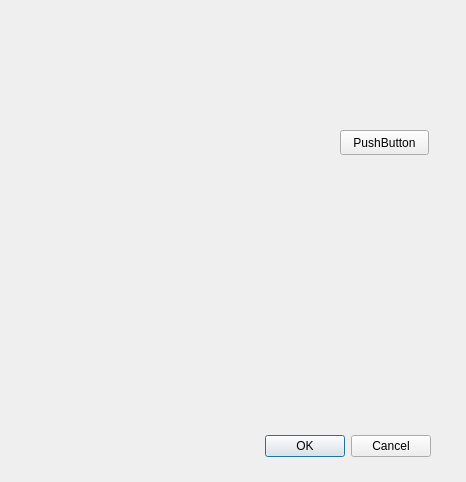
<?xml version="1.0" encoding="UTF-8"?>
<ui version="4.0">
 <class>Dialog</class>
 <widget class="QDialog" name="Dialog">
  <property name="geometry">
   <rect>
    <x>0</x>
    <y>0</y>
    <width>466</width>
    <height>482</height>
   </rect>
  </property>
  <property name="windowTitle">
   <string>Dialog</string>
  </property>
  <widget class="QDialogButtonBox" name="buttonBox">
   <property name="geometry">
    <rect>
     <x>90</x>
     <y>430</y>
     <width>341</width>
     <height>32</height>
    </rect>
   </property>
   <property name="orientation">
    <enum>Qt::Horizontal</enum>
   </property>
   <property name="standardButtons">
    <set>QDialogButtonBox::Cancel|QDialogButtonBox::Ok</set>
   </property>
  </widget>
  <widget class="QPushButton" name="pushButton">
   <property name="geometry">
    <rect>
     <x>340</x>
     <y>130</y>
     <width>89</width>
     <height>25</height>
    </rect>
   </property>
   <property name="text">
    <string>PushButton</string>
   </property>
  </widget>
 </widget>
 <resources/>
 <connections>
  <connection>
   <sender>buttonBox</sender>
   <signal>accepted()</signal>
   <receiver>Dialog</receiver>
   <slot>accept()</slot>
   <hints>
    <hint type="sourcelabel">
     <x>248</x>
     <y>254</y>
    </hint>
    <hint type="destinationlabel">
     <x>157</x>
     <y>274</y>
    </hint>
   </hints>
  </connection>
  <connection>
   <sender>buttonBox</sender>
   <signal>rejected()</signal>
   <receiver>Dialog</receiver>
   <slot>reject()</slot>
   <hints>
    <hint type="sourcelabel">
     <x>316</x>
     <y>260</y>
    </hint>
    <hint type="destinationlabel">
     <x>286</x>
     <y>274</y>
    </hint>
   </hints>
  </connection>
 </connections>
</ui>
